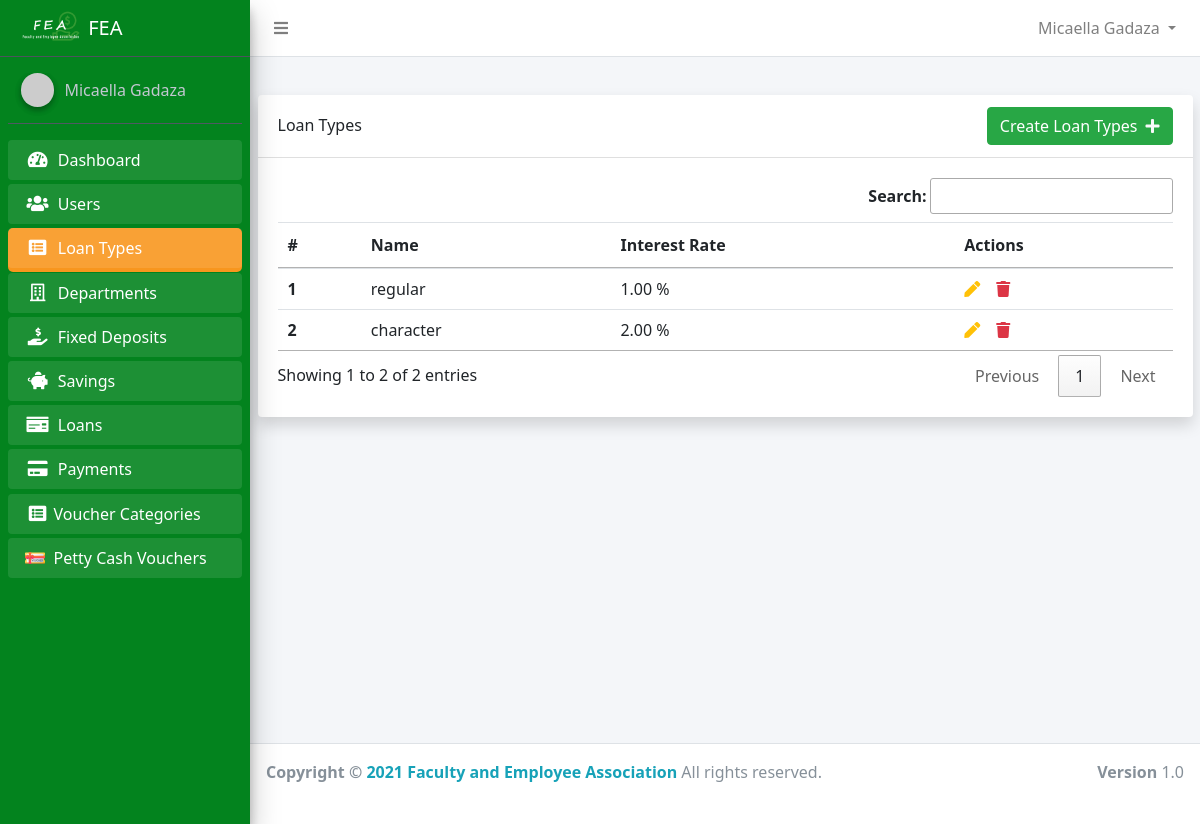
Page /admin/types.php (signed in) on the committed database.
### tables this page shows
CREATE TABLE `users` (
  `id` int(11) NOT NULL,
  `account_number` varchar(50) NOT NULL,
  `firstname` varchar(50) NOT NULL,
  `middlename` varchar(50) NOT NULL,
  `lastname` varchar(50) NOT NULL,
  `home_address` varchar(255) NOT NULL,
  `permanent_address` varchar(255) NOT NULL,
  `gender` varchar(50) NOT NULL,
  `birth_date` varchar(255) DEFAULT NULL,
  `contact_number` varchar(50) NOT NULL,
  `email` varchar(50) NOT NULL,
  `password` varchar(50) NOT NULL,
  `position_id` int(11) DEFAULT NULL,
  `sg` int(11) NOT NULL,
  `employment_status` varchar(50) NOT NULL,
  `department_id` int(11) NOT NULL,
  `name_of_spouse` varchar(100) NOT NULL,
  `fathers_name` varchar(100) NOT NULL,
  `mothers_maiden_name` varchar(50) NOT NULL,
  `beneficiary` varchar(255) NOT NULL,
  `paid_membership` tinyint(1) NOT NULL DEFAULT 0,
  `active` tinyint(1) NOT NULL DEFAULT 0,
  `reason1` text DEFAULT NULL,
  `reason2` text DEFAULT NULL,
  `reason3` text DEFAULT NULL,
  `created_at` timestamp NOT NULL DEFAULT current_timestamp()
);

CREATE TABLE `loan_types` (
  `id` int(11) NOT NULL,
  `name` varchar(50) NOT NULL,
  `interest` double NOT NULL
);

### app/config/config.php (called while the page is built, shortened)
<?php
class Connection
{
    public $conn;
    public function __construct()
    {
        try {
            $dsn = 'mysql:host=' . HOST . ';dbname=' . DB_NAME;
            $this->conn = new PDO($dsn, USERNAME, PASSWORD);
            $this->conn->setAttribute(PDO::ATTR_DEFAULT_FETCH_MODE, PDO::FETCH_OBJ);
            $this->conn->setAttribute(PDO::ATTR_EMULATE_PREPARES, false);
        } catch (PDOException $e) {
            echo "Error!: " . $e->getMessage() . "<br/>";
            die();
        }
        return $this->conn;
    }
}

### core.php (called while the page is built, shortened)
<?php
require_once 'app/config/config.php';
require_once 'app/models/User.php';
$user = new User();

### app/models/User.php (called while the page is built, shortened)
<?php
class User extends Connection
{
    public static function Auth()
    {
        if (isset($_SESSION['id'])) {
            return true;
        } else {
            return false;
        }
    }
    public function getFullName()
    {
        if (self::Auth()) {
            $user = $this->getUser();
            return ucwords($user->firstname) . ' ' . ucwords($user->lastname);
        } else {
            return 'Guess';
        }
    }
    public function getUser()
    {
        if (self::Auth()) {
            $sql = "SELECT * FROM users WHERE id=:id AND active=1 AND paid_membership=1";
            $stmt = $this->conn->prepare($sql);
            $stmt->execute(['id' => $_SESSION['id']]);
            $user = $stmt->fetch();
            return $user;
        }
    }
}

### app/controllers/admin/TypeController.php (called while the page is built, shortened)
<?php
class Type extends Connection
{
    public function index()
    {
        $sql = "SELECT * FROM loan_types";
        $stmt = $this->conn->query($sql);
        $stmt->execute();
        return $types = $stmt->fetchAll();
    }
}

### app/helpers/showPrice.php (called while the page is built)
<?php
function formatDecimal($num)
{
    return  number_format((float)$num, 2, '.', '');
}

### admin/types.php (the view, shortened to what this page needs)
<?php
require_once '../core.php';
require_once '../app/includes/admin/header.php';
$activeType = new Type();
$types = $activeType->index();
?>
<div class="container">
    <div class="card shadow">
        <div class="card-header d-flex align-items-center">
            <h4>Loan Types</h4>
            <a href="type_create.php" class="btn btn-success ml-auto">Create Loan Types<i class="ml-2 fas fa-plus text-light"></i></a>
        </div>
        <div class="card-body">
            <div class="table-responsive">
                <?php if ($types) : ?>
                    <table class="table" id="myTable">
                        <thead>
                            <tr>
                                <th scope="col">#</th>
                                <th scope="col">Name</th>
                                <th scope="col">Interest Rate</th>
                                <th scope="col">Actions</th>
                            </tr>
                        </thead>
                        <tbody>
                            <?php foreach ($types as $key => $type) : ?>
                                <tr>
                                    <th scope="row"><?php echo $key + 1 ?></th>
                                    <td><?php echo $type->name ?></td>
                                    <td><?php echo formatDecimal($type->interest) ?> %</td>
                                    <td class="d-flex">
                                        <form action="type_update.php" method="POST">
                                            <button type="submit" class="text-warning mr-3" style="border:none; background:none">
                                                <i class="fas fa-pen"></i>
                                            </button>
                                        </form>
                                        <form action="type_delete.php" method="POST">
                                            <button type="submit" style="border:none; background:none">
                                                <i class="fas fa-trash text-danger"></i>
                                            </button>
                                        </form>
                                    </td>
                                </tr>
                            <?php endforeach; ?>
                        </tbody>
                    </table>
                <?php else : ?>
                    <h2 class="text-secondary text-center">No Loan Type Yet</h2>
                <?php endif; ?>
            </div>
        </div>
    </div>
</div>
</div>
<?php require_once  '../app/includes/admin/footer.php' ?>

### app/includes/admin/navbar.php (shortened to what this page needs)
<nav class="main-header navbar navbar-expand navbar-white navbar-light">
    <ul class="navbar-nav" style="width:100%;">
        <li class="nav-item">
            <a class="nav-link" data-widget="pushmenu" href="#" role="button"><i class="fas fa-bars"></i></a>
        </li>
        <li class="nav-item dropdown" style="margin-left:auto">
            <a id="navbarDropdown" class="nav-link dropdown-toggle" href="#" role="button" data-toggle="dropdown" aria-haspopup="true" aria-expanded="false" v-pre>
                <?php echo $user->getFullName() ?>
            </a>
        </li>
    </ul>
</nav>

### app/includes/admin/sidebar.php (shortened to what this page needs)
<div class="sidebar">
    <div class="user-panel mt-3 pb-3 mb-3 d-flex">
        <div class="image">
            <img src="https://ui-avatars.com/api/?name=<?php echo $user->getFullName() ?>" class="img-circle elevation-2" alt="User Image">
        </div>
        <div class="info">
            <a href="" class="d-block"><?php echo $user->getFullName() ?></a>
        </div>
    </div>
    <nav class="mt-2">
        <ul class="nav nav-pills nav-sidebar flex-column" data-widget="treeview" role="menu" data-accordion="false">
            <?php if ($_SESSION['position_id'] == 1) : ?>
                <li class="nav-item menu-open
                <?php echo (strpos(CURRENT_URL, 'dashboard') !== false) ? 'active' : '' ?>
                ">
                    <a href="<?php echo BASE_URL . '/admin/dashboard.php' ?>" class="nav-link">
                        <i class="nav-icon fas fa-tachometer-alt"></i>
                        <p>
                            Dashboard
                        </p>
                    </a>
                </li>
                <li class="nav-item menu-open
            <?php echo (strpos(CURRENT_URL, 'admin_user') !== false) ? 'active' : '' ?>
            ">
                    <a href="<?php echo BASE_URL . 'admin/admin_users.php' ?>" class="nav-link">
                        <i class="nav-icon fas fa-users"></i>
                        <p>
                            Users
                        </p>
                    </a>
                </li>
                <li class="nav-item menu-open
            <?php echo (strpos(CURRENT_URL, 'type') !== false) ? 'active' : '' ?>
            ">
                    <a href="<?php echo BASE_URL . 'admin/types.php' ?>" class="nav-link ">
                        <i class="nav-icon fa fa-list-alt"></i>
                        <p>
                            Loan Types
                        </p>
                    </a>
                </li>
                <li class="nav-item menu-open
            <?php echo (strpos(CURRENT_URL, 'department') !== false) ? 'active' : '' ?>
            ">
                    <a href="<?php echo BASE_URL . 'admin/departments.php' ?>" class="nav-link">
                        <i class="nav-icon far fa-building"></i>
                        <p>
                            Departments
                        </p>
                    </a>
                </li>
                <li class="nav-item menu-open
            <?php echo (strpos(CURRENT_URL, 'deposit') !== false) ? 'active' : '' ?>
            ">
                    <a href="<?php echo BASE_URL . 'admin/fixed_deposits.php' ?>" class="nav-link">
                        <i class="nav-icon fas fa-hand-holding-usd"></i>
                        <p>
                            Fixed Deposits
                        </p>
                    </a>
                </li>
                <li class="nav-item menu-open
            <?php echo (strpos(CURRENT_URL, 'saving') !== false) ? 'active' : '' ?>
            ">
                    <a href="<?php echo BASE_URL . 'admin/savings.php' ?>" class="nav-link">
                        <i class="nav-icon fas fa-piggy-bank"></i>
                        <p>
                            Savings
                        </p>
                    </a>
                </li>
                <li class="nav-item menu-open
            <?php echo (strpos(CURRENT_URL, 'admin/loan') !== false) ? 'active' : '' ?>
            ">
                    <a href="<?php echo BASE_URL . 'admin/loans.php' ?>" class=" nav-link ">
                        <i class="nav-icon fas fa-money-check"></i>
                        <p>
                            Loans
                        </p>
                    </a>
                </li>
                <li class="nav-item menu-open
            <?php echo (strpos(CURRENT_URL, 'payment') !== false) ? 'active' : '' ?>
            ">
                    <a href="<?php echo BASE_URL . 'admin/payments.php' ?>" class=" nav-link ">
                        <i class="nav-icon fas fa-credit-card"></i>
                        <p>
                            Payments
                        </p>
                    </a>
                </li>
                <li class="nav-item menu-open
            <?php echo (strpos(CURRENT_URL, 'admin/categor') !== false) ? 'active' : '' ?>
            ">
                    <a href="<?php echo BASE_URL . 'admin/categories_voucher.php' ?>" class=" nav-link d-flex align-items-center">
                        <i class="nav-icon fa fa-list-alt"></i>
                        <p>
                            Voucher Categories
                        </p>
                    </a>
                </li>
                <li class="nav-item menu-open
            <?php echo (strpos(CURRENT_URL, 'admin/voucher') !== false) ? 'active' : '' ?>
            ">
                    <a href="<?php echo BASE_URL . 'admin/vouchers.php' ?>" class=" nav-link d-flex align-items-center">
                        <i class="nav-icon">
                            <img src="../assets/img/voucher_icon.svg" alt="" width="20px" height="25px">
                        </i>
                        <p>
                            Petty Cash Vouchers
                        </p>
                    </a>
                </li>
            <?php endif ?>
        </ul>
    </nav>
</div>

### assets/admin/css/admin.css (style rules this page uses)
.sidebar { background: rgb(3, 131, 30); }
.menu-open { margin-bottom: 1px !important; }
.active { background: #f8961e; border-radius: 5px; }

### rows in the picture
users: $user->getFullName() "Micaella Gadaza"
loan_types: name "regular", interest "1.00"
loan_types: name "character", interest "2.00"
